Frame 1 (no input): blank canvas, image omitted
Frame 60 (the mouse pressed at the canvas centre just before this capture): blank canvas, image omitted
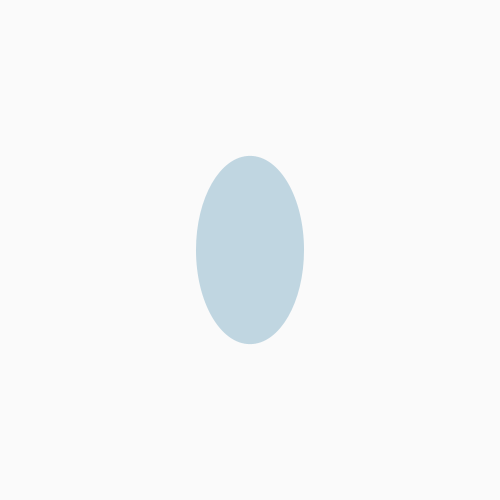
Frame 120 (the mouse held since frame 60 and released just before this capture)

The Processing sketch whose frames 1 and 60 were blank and that drew this single picture after the mouse press (run headless with seeded random() and noise(); from frame 60 on, the mouse is pressed at the canvas centre):

// Processing sketch: processing_93671
// ── processing_93671.pde

//RandomSize
float x;
float y;

//RandomColour
float r=0;
float g=100;
float b=200;
float a=150;

void setup() {
    
  size(500,500);
  noStroke();
  
  }

void draw() {
    
   background(250);
    if (mousePressed) {
    fill(random(r),random(g),random(b),random(a)); 
    ellipse(mouseX,mouseY,x = random (50,200),y = random (50,200));
    
  }
  }
